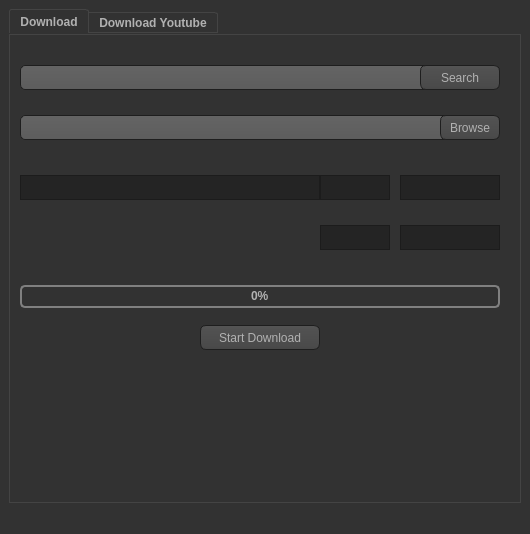
<?xml version="1.0" encoding="UTF-8"?>
<ui version="4.0">
 <class>MainWindow</class>
 <widget class="QMainWindow" name="MainWindow">
  <property name="geometry">
   <rect>
    <x>0</x>
    <y>0</y>
    <width>530</width>
    <height>534</height>
   </rect>
  </property>
  <property name="windowTitle">
   <string>MainWindow</string>
  </property>
  <property name="windowIcon">
   <iconset>
    <normaloff>images/down2.jpg</normaloff>images/down2.jpg</iconset>
  </property>
  <property name="styleSheet">
   <string notr="true">QWidget
{
    color: #b1b1b1;
    background-color: #323232;
}

QWidget:item:hover
{
    background-color: QLinearGradient( x1: 0, y1: 0, x2: 0, y2: 1, stop: 0 #ffa02f, stop: 1 #ca0619);
    color: #000000;
}

QWidget:item:selected
{
    background-color: QLinearGradient( x1: 0, y1: 0, x2: 0, y2: 1, stop: 0 #ffa02f, stop: 1 #d7801a);
}

QMenuBar::item
{
    background: transparent;
}

QMenuBar::item:selected
{
    background: transparent;
    border: 1px solid #ffaa00;
}

QMenuBar::item:pressed
{
    background: #444;
    border: 1px solid #000;
    background-color: QLinearGradient(
        x1:0, y1:0,
        x2:0, y2:1,
        stop:1 #212121,
        stop:0.4 #343434/*,
        stop:0.2 #343434,
        stop:0.1 #ffaa00*/
    );
    margin-bottom:-1px;
    padding-bottom:1px;
}

QMenu
{
    border: 1px solid #000;
}

QMenu::item
{
    padding: 2px 20px 2px 20px;
}

QMenu::item:selected
{
    color: #000000;
}

QWidget:disabled
{
    color: #404040;
    background-color: #323232;
}

QAbstractItemView
{
    background-color: QLinearGradient( x1: 0, y1: 0, x2: 0, y2: 1, stop: 0 #4d4d4d, stop: 0.1 #646464, stop: 1 #5d5d5d);
}

QWidget:focus
{
    /*border: 2px solid QLinearGradient( x1: 0, y1: 0, x2: 0, y2: 1, stop: 0 #ffa02f, stop: 1 #d7801a);*/
}

QLineEdit
{
    background-color: QLinearGradient( x1: 0, y1: 0, x2: 0, y2: 1, stop: 0 #4d4d4d, stop: 0 #646464, stop: 1 #5d5d5d);
    padding: 1px;
    border-style: solid;
    border: 1px solid #1e1e1e;
    border-radius: 5;
}

QPushButton
{
    color: #b1b1b1;
    background-color: QLinearGradient( x1: 0, y1: 0, x2: 0, y2: 1, stop: 0 #565656, stop: 0.1 #525252, stop: 0.5 #4e4e4e, stop: 0.9 #4a4a4a, stop: 1 #464646);
    border-width: 1px;
    border-color: #1e1e1e;
    border-style: solid;
    border-radius: 6;
    padding: 3px;
    font-size: 12px;
    padding-left: 5px;
    padding-right: 5px;
}

QPushButton:pressed
{
    background-color: QLinearGradient( x1: 0, y1: 0, x2: 0, y2: 1, stop: 0 #2d2d2d, stop: 0.1 #2b2b2b, stop: 0.5 #292929, stop: 0.9 #282828, stop: 1 #252525);
}

QComboBox
{
    selection-background-color: #ffaa00;
    background-color: QLinearGradient( x1: 0, y1: 0, x2: 0, y2: 1, stop: 0 #565656, stop: 0.1 #525252, stop: 0.5 #4e4e4e, stop: 0.9 #4a4a4a, stop: 1 #464646);
    border-style: solid;
    border: 1px solid #1e1e1e;
    border-radius: 5;
}

QComboBox:hover,QPushButton:hover
{
    border: 2px solid QLinearGradient( x1: 0, y1: 0, x2: 0, y2: 1, stop: 0 #ffa02f, stop: 1 #d7801a);
}


QComboBox:on
{
    padding-top: 3px;
    padding-left: 4px;
    background-color: QLinearGradient( x1: 0, y1: 0, x2: 0, y2: 1, stop: 0 #2d2d2d, stop: 0.1 #2b2b2b, stop: 0.5 #292929, stop: 0.9 #282828, stop: 1 #252525);
    selection-background-color: #ffaa00;
}

QComboBox QAbstractItemView
{
    border: 2px solid darkgray;
    selection-background-color: QLinearGradient( x1: 0, y1: 0, x2: 0, y2: 1, stop: 0 #ffa02f, stop: 1 #d7801a);
}

QComboBox::drop-down
{
     subcontrol-origin: padding;
     subcontrol-position: top right;
     width: 15px;

     border-left-width: 0px;
     border-left-color: darkgray;
     border-left-style: solid; /* just a single line */
     border-top-right-radius: 3px; /* same radius as the QComboBox */
     border-bottom-right-radius: 3px;
 }

QComboBox::down-arrow
{
     image: url(:/down_arrow.png);
}

QGroupBox:focus
{
border: 2px solid QLinearGradient( x1: 0, y1: 0, x2: 0, y2: 1, stop: 0 #ffa02f, stop: 1 #d7801a);
}

QTextEdit:focus
{
    border: 2px solid QLinearGradient( x1: 0, y1: 0, x2: 0, y2: 1, stop: 0 #ffa02f, stop: 1 #d7801a);
}

QScrollBar:horizontal {
     border: 1px solid #222222;
     background: QLinearGradient( x1: 0, y1: 0, x2: 0, y2: 1, stop: 0.0 #121212, stop: 0.2 #282828, stop: 1 #484848);
     height: 7px;
     margin: 0px 16px 0 16px;
}

QScrollBar::handle:horizontal
{
      background: QLinearGradient( x1: 0, y1: 0, x2: 1, y2: 0, stop: 0 #ffa02f, stop: 0.5 #d7801a, stop: 1 #ffa02f);
      min-height: 20px;
      border-radius: 2px;
}

QScrollBar::add-line:horizontal {
      border: 1px solid #1b1b19;
      border-radius: 2px;
      background: QLinearGradient( x1: 0, y1: 0, x2: 1, y2: 0, stop: 0 #ffa02f, stop: 1 #d7801a);
      width: 14px;
      subcontrol-position: right;
      subcontrol-origin: margin;
}

QScrollBar::sub-line:horizontal {
      border: 1px solid #1b1b19;
      border-radius: 2px;
      background: QLinearGradient( x1: 0, y1: 0, x2: 1, y2: 0, stop: 0 #ffa02f, stop: 1 #d7801a);
      width: 14px;
     subcontrol-position: left;
     subcontrol-origin: margin;
}

QScrollBar::right-arrow:horizontal, QScrollBar::left-arrow:horizontal
{
      border: 1px solid black;
      width: 1px;
      height: 1px;
      background: white;
}

QScrollBar::add-page:horizontal, QScrollBar::sub-page:horizontal
{
      background: none;
}

QScrollBar:vertical
{
      background: QLinearGradient( x1: 0, y1: 0, x2: 1, y2: 0, stop: 0.0 #121212, stop: 0.2 #282828, stop: 1 #484848);
      width: 7px;
      margin: 16px 0 16px 0;
      border: 1px solid #222222;
}

QScrollBar::handle:vertical
{
      background: QLinearGradient( x1: 0, y1: 0, x2: 0, y2: 1, stop: 0 #ffa02f, stop: 0.5 #d7801a, stop: 1 #ffa02f);
      min-height: 20px;
      border-radius: 2px;
}

QScrollBar::add-line:vertical
{
      border: 1px solid #1b1b19;
      border-radius: 2px;
      background: QLinearGradient( x1: 0, y1: 0, x2: 0, y2: 1, stop: 0 #ffa02f, stop: 1 #d7801a);
      height: 14px;
      subcontrol-position: bottom;
      subcontrol-origin: margin;
}

QScrollBar::sub-line:vertical
{
      border: 1px solid #1b1b19;
      border-radius: 2px;
      background: QLinearGradient( x1: 0, y1: 0, x2: 0, y2: 1, stop: 0 #d7801a, stop: 1 #ffa02f);
      height: 14px;
      subcontrol-position: top;
      subcontrol-origin: margin;
}

QScrollBar::up-arrow:vertical, QScrollBar::down-arrow:vertical
{
      border: 1px solid black;
      width: 1px;
      height: 1px;
      background: white;
}


QScrollBar::add-page:vertical, QScrollBar::sub-page:vertical
{
      background: none;
}

QTextEdit
{
    background-color: #242424;
}

QPlainTextEdit
{
    background-color: #242424;
}

QHeaderView::section
{
    background-color: QLinearGradient(x1:0, y1:0, x2:0, y2:1, stop:0 #616161, stop: 0.5 #505050, stop: 0.6 #434343, stop:1 #656565);
    color: white;
    padding-left: 4px;
    border: 1px solid #6c6c6c;
}

QCheckBox:disabled
{
color: #414141;
}

QDockWidget::title
{
    text-align: center;
    spacing: 3px; /* spacing between items in the tool bar */
    background-color: QLinearGradient(x1:0, y1:0, x2:0, y2:1, stop:0 #323232, stop: 0.5 #242424, stop:1 #323232);
}

QDockWidget::close-button, QDockWidget::float-button
{
    text-align: center;
    spacing: 1px; /* spacing between items in the tool bar */
    background-color: QLinearGradient(x1:0, y1:0, x2:0, y2:1, stop:0 #323232, stop: 0.5 #242424, stop:1 #323232);
}

QDockWidget::close-button:hover, QDockWidget::float-button:hover
{
    background: #242424;
}

QDockWidget::close-button:pressed, QDockWidget::float-button:pressed
{
    padding: 1px -1px -1px 1px;
}

QMainWindow::separator
{
    background-color: QLinearGradient(x1:0, y1:0, x2:0, y2:1, stop:0 #161616, stop: 0.5 #151515, stop: 0.6 #212121, stop:1 #343434);
    color: white;
    padding-left: 4px;
    border: 1px solid #4c4c4c;
    spacing: 3px; /* spacing between items in the tool bar */
}

QMainWindow::separator:hover
{

    background-color: QLinearGradient(x1:0, y1:0, x2:0, y2:1, stop:0 #d7801a, stop:0.5 #b56c17 stop:1 #ffa02f);
    color: white;
    padding-left: 4px;
    border: 1px solid #6c6c6c;
    spacing: 3px; /* spacing between items in the tool bar */
}

QToolBar::handle
{
     spacing: 3px; /* spacing between items in the tool bar */
     background: url(:/images/handle.png);
}

QMenu::separator
{
    height: 2px;
    background-color: QLinearGradient(x1:0, y1:0, x2:0, y2:1, stop:0 #161616, stop: 0.5 #151515, stop: 0.6 #212121, stop:1 #343434);
    color: white;
    padding-left: 4px;
    margin-left: 10px;
    margin-right: 5px;
}

QProgressBar
{
    border: 2px solid grey;
    border-radius: 5px;
    text-align: center;
}

QProgressBar::chunk
{
    background-color: #d7801a;
    width: 2.15px;
    margin: 0.5px;
}

QTabBar::tab {
    color: #b1b1b1;
    border: 1px solid #444;
    border-bottom-style: none;
    background-color: #323232;
    padding-left: 10px;
    padding-right: 10px;
    padding-top: 3px;
    padding-bottom: 2px;
    margin-right: -1px;
}

QTabWidget::pane {
    border: 1px solid #444;
    top: 1px;
}

QTabBar::tab:last
{
    margin-right: 0; /* the last selected tab has nothing to overlap with on the right */
    border-top-right-radius: 3px;
}

QTabBar::tab:first:!selected
{
 margin-left: 0px; /* the last selected tab has nothing to overlap with on the right */


    border-top-left-radius: 3px;
}

QTabBar::tab:!selected
{
    color: #b1b1b1;
    border-bottom-style: solid;
    margin-top: 3px;
    background-color: QLinearGradient(x1:0, y1:0, x2:0, y2:1, stop:1 #212121, stop:.4 #343434);
}

QTabBar::tab:selected
{
    border-top-left-radius: 3px;
    border-top-right-radius: 3px;
    margin-bottom: 0px;
}

QTabBar::tab:!selected:hover
{
    /*border-top: 2px solid #ffaa00;
    padding-bottom: 3px;*/
    border-top-left-radius: 3px;
    border-top-right-radius: 3px;
    background-color: QLinearGradient(x1:0, y1:0, x2:0, y2:1, stop:1 #212121, stop:0.4 #343434, stop:0.2 #343434, stop:0.1 #ffaa00);
}

QRadioButton::indicator:checked, QRadioButton::indicator:unchecked{
    color: #b1b1b1;
    background-color: #323232;
    border: 1px solid #b1b1b1;
    border-radius: 6px;
}

QRadioButton::indicator:checked
{
    background-color: qradialgradient(
        cx: 0.5, cy: 0.5,
        fx: 0.5, fy: 0.5,
        radius: 1.0,
        stop: 0.25 #ffaa00,
        stop: 0.3 #323232
    );
}

QCheckBox::indicator{
    color: #b1b1b1;
    background-color: #323232;
    border: 1px solid #b1b1b1;
    width: 9px;
    height: 9px;
}

QRadioButton::indicator
{
    border-radius: 6px;
}

QRadioButton::indicator:hover, QCheckBox::indicator:hover
{
    border: 1px solid #ffaa00;
}

QCheckBox::indicator:checked
{
    image:url(:/images/checkbox.png);
}

QCheckBox::indicator:disabled, QRadioButton::indicator:disabled
{
    border: 1px solid #444;
}</string>
  </property>
  <widget class="QWidget" name="centralwidget">
   <layout class="QGridLayout" name="gridLayout">
    <item row="0" column="0">
     <widget class="QTabWidget" name="tabWidget">
      <property name="enabled">
       <bool>true</bool>
      </property>
      <property name="font">
       <font>
        <weight>75</weight>
        <bold>true</bold>
       </font>
      </property>
      <property name="currentIndex">
       <number>0</number>
      </property>
      <widget class="QWidget" name="tab_2">
       <attribute name="title">
        <string>Download</string>
       </attribute>
       <widget class="QPushButton" name="pushButton_4">
        <property name="geometry">
         <rect>
          <x>430</x>
          <y>80</y>
          <width>60</width>
          <height>25</height>
         </rect>
        </property>
        <property name="font">
         <font>
          <pointsize>-1</pointsize>
         </font>
        </property>
        <property name="text">
         <string>Browse</string>
        </property>
       </widget>
       <widget class="QLineEdit" name="lineEdit_3">
        <property name="geometry">
         <rect>
          <x>10</x>
          <y>80</y>
          <width>440</width>
          <height>25</height>
         </rect>
        </property>
        <property name="font">
         <font>
          <weight>75</weight>
          <bold>true</bold>
         </font>
        </property>
       </widget>
       <widget class="QPushButton" name="pushButton_5">
        <property name="geometry">
         <rect>
          <x>190</x>
          <y>290</y>
          <width>120</width>
          <height>25</height>
         </rect>
        </property>
        <property name="font">
         <font>
          <pointsize>-1</pointsize>
         </font>
        </property>
        <property name="toolTip">
         <string>&lt;html&gt;&lt;head/&gt;&lt;body&gt;&lt;p&gt;start Download any file &lt;/p&gt;&lt;/body&gt;&lt;/html&gt;</string>
        </property>
        <property name="text">
         <string>Start Download</string>
        </property>
       </widget>
       <widget class="QLineEdit" name="lineEdit_4">
        <property name="geometry">
         <rect>
          <x>10</x>
          <y>30</y>
          <width>430</width>
          <height>25</height>
         </rect>
        </property>
        <property name="font">
         <font>
          <weight>75</weight>
          <bold>true</bold>
         </font>
        </property>
       </widget>
       <widget class="QProgressBar" name="progressBar_2">
        <property name="geometry">
         <rect>
          <x>10</x>
          <y>250</y>
          <width>480</width>
          <height>23</height>
         </rect>
        </property>
        <property name="font">
         <font>
          <weight>75</weight>
          <bold>true</bold>
         </font>
        </property>
        <property name="cursor">
         <cursorShape>ArrowCursor</cursorShape>
        </property>
        <property name="value">
         <number>0</number>
        </property>
       </widget>
       <widget class="QTextBrowser" name="textBrowser">
        <property name="geometry">
         <rect>
          <x>390</x>
          <y>140</y>
          <width>100</width>
          <height>25</height>
         </rect>
        </property>
        <property name="font">
         <font>
          <weight>75</weight>
          <bold>true</bold>
         </font>
        </property>
        <property name="cursor" stdset="0">
         <cursorShape>ArrowCursor</cursorShape>
        </property>
        <property name="toolTip">
         <string>&lt;html&gt;&lt;head/&gt;&lt;body&gt;&lt;p&gt;&lt;br/&gt;&lt;/p&gt;&lt;/body&gt;&lt;/html&gt;</string>
        </property>
       </widget>
       <widget class="QTextBrowser" name="textBrowser_2">
        <property name="geometry">
         <rect>
          <x>310</x>
          <y>140</y>
          <width>70</width>
          <height>25</height>
         </rect>
        </property>
        <property name="font">
         <font>
          <weight>75</weight>
          <bold>true</bold>
         </font>
        </property>
        <property name="cursor" stdset="0">
         <cursorShape>ArrowCursor</cursorShape>
        </property>
       </widget>
       <widget class="QTextBrowser" name="textBrowser_3">
        <property name="geometry">
         <rect>
          <x>310</x>
          <y>190</y>
          <width>70</width>
          <height>25</height>
         </rect>
        </property>
        <property name="font">
         <font>
          <weight>75</weight>
          <bold>true</bold>
         </font>
        </property>
        <property name="cursor" stdset="0">
         <cursorShape>ArrowCursor</cursorShape>
        </property>
       </widget>
       <widget class="QPushButton" name="pushButton_7">
        <property name="geometry">
         <rect>
          <x>410</x>
          <y>30</y>
          <width>80</width>
          <height>25</height>
         </rect>
        </property>
        <property name="font">
         <font>
          <pointsize>-1</pointsize>
         </font>
        </property>
        <property name="text">
         <string>Search</string>
        </property>
        <property name="icon">
         <iconset>
          <normaloff>../downloader/pyqt5downloader-master/pyqt5downloader-master/icon/search-icon2.png</normaloff>../downloader/pyqt5downloader-master/pyqt5downloader-master/icon/search-icon2.png</iconset>
        </property>
        <property name="checkable">
         <bool>false</bool>
        </property>
        <property name="checked">
         <bool>false</bool>
        </property>
       </widget>
       <widget class="QTextBrowser" name="textBrowser_4">
        <property name="geometry">
         <rect>
          <x>390</x>
          <y>190</y>
          <width>100</width>
          <height>25</height>
         </rect>
        </property>
        <property name="font">
         <font>
          <weight>75</weight>
          <bold>true</bold>
         </font>
        </property>
        <property name="cursor" stdset="0">
         <cursorShape>ArrowCursor</cursorShape>
        </property>
       </widget>
       <widget class="QTextBrowser" name="textBrowser_5">
        <property name="geometry">
         <rect>
          <x>10</x>
          <y>140</y>
          <width>300</width>
          <height>25</height>
         </rect>
        </property>
        <property name="font">
         <font>
          <weight>75</weight>
          <bold>true</bold>
         </font>
        </property>
        <property name="cursor" stdset="0">
         <cursorShape>IBeamCursor</cursorShape>
        </property>
       </widget>
       <zorder>lineEdit_3</zorder>
       <zorder>pushButton_4</zorder>
       <zorder>pushButton_5</zorder>
       <zorder>lineEdit_4</zorder>
       <zorder>progressBar_2</zorder>
       <zorder>textBrowser</zorder>
       <zorder>textBrowser_2</zorder>
       <zorder>textBrowser_3</zorder>
       <zorder>pushButton_7</zorder>
       <zorder>textBrowser_4</zorder>
       <zorder>textBrowser_5</zorder>
      </widget>
      <widget class="QWidget" name="tab">
       <attribute name="title">
        <string>Download Youtube</string>
       </attribute>
       <widget class="QLineEdit" name="lineEdit">
        <property name="geometry">
         <rect>
          <x>10</x>
          <y>10</y>
          <width>450</width>
          <height>25</height>
         </rect>
        </property>
        <property name="font">
         <font>
          <weight>75</weight>
          <bold>true</bold>
         </font>
        </property>
        <property name="statusTip">
         <string/>
        </property>
        <property name="accessibleName">
         <string/>
        </property>
        <property name="accessibleDescription">
         <string notr="true"/>
        </property>
        <property name="inputMask">
         <string/>
        </property>
        <property name="text">
         <string/>
        </property>
        <property name="placeholderText">
         <string notr="true"/>
        </property>
       </widget>
       <widget class="QLineEdit" name="lineEdit_2">
        <property name="geometry">
         <rect>
          <x>10</x>
          <y>40</y>
          <width>440</width>
          <height>25</height>
         </rect>
        </property>
        <property name="font">
         <font>
          <weight>75</weight>
          <bold>true</bold>
         </font>
        </property>
       </widget>
       <widget class="QPushButton" name="pushButton">
        <property name="geometry">
         <rect>
          <x>430</x>
          <y>40</y>
          <width>60</width>
          <height>25</height>
         </rect>
        </property>
        <property name="font">
         <font>
          <pointsize>-1</pointsize>
         </font>
        </property>
        <property name="text">
         <string>Browse</string>
        </property>
       </widget>
       <widget class="QProgressBar" name="progressBar">
        <property name="geometry">
         <rect>
          <x>10</x>
          <y>360</y>
          <width>480</width>
          <height>25</height>
         </rect>
        </property>
        <property name="font">
         <font>
          <weight>75</weight>
          <bold>true</bold>
         </font>
        </property>
        <property name="value">
         <number>0</number>
        </property>
       </widget>
       <widget class="QPushButton" name="pushButton_2">
        <property name="geometry">
         <rect>
          <x>190</x>
          <y>390</y>
          <width>120</width>
          <height>25</height>
         </rect>
        </property>
        <property name="font">
         <font>
          <pointsize>-1</pointsize>
         </font>
        </property>
        <property name="text">
         <string>Start Download</string>
        </property>
       </widget>
       <widget class="QComboBox" name="comboBox">
        <property name="geometry">
         <rect>
          <x>140</x>
          <y>226</y>
          <width>250</width>
          <height>25</height>
         </rect>
        </property>
        <property name="font">
         <font>
          <weight>75</weight>
          <bold>true</bold>
         </font>
        </property>
        <property name="toolTip">
         <string/>
        </property>
        <property name="whatsThis">
         <string>&lt;html&gt;&lt;head/&gt;&lt;body&gt;&lt;p&gt;&lt;br/&gt;&lt;/p&gt;&lt;/body&gt;&lt;/html&gt;</string>
        </property>
        <property name="currentText">
         <string/>
        </property>
        <property name="frame">
         <bool>true</bool>
        </property>
       </widget>
       <widget class="QPushButton" name="pushButton_8">
        <property name="geometry">
         <rect>
          <x>410</x>
          <y>10</y>
          <width>80</width>
          <height>25</height>
         </rect>
        </property>
        <property name="font">
         <font>
          <pointsize>-1</pointsize>
         </font>
        </property>
        <property name="text">
         <string>Search</string>
        </property>
        <property name="icon">
         <iconset>
          <normaloff>../downloader/pyqt5downloader-master/pyqt5downloader-master/icon/search-icon2.png</normaloff>../downloader/pyqt5downloader-master/pyqt5downloader-master/icon/search-icon2.png</iconset>
        </property>
        <property name="checkable">
         <bool>false</bool>
        </property>
        <property name="checked">
         <bool>false</bool>
        </property>
       </widget>
       <widget class="QLabel" name="label_10">
        <property name="geometry">
         <rect>
          <x>10</x>
          <y>70</y>
          <width>120</width>
          <height>90</height>
         </rect>
        </property>
        <property name="font">
         <font>
          <weight>75</weight>
          <bold>true</bold>
         </font>
        </property>
        <property name="frameShape">
         <enum>QFrame::Box</enum>
        </property>
        <property name="text">
         <string>Thumbnail</string>
        </property>
        <property name="scaledContents">
         <bool>false</bool>
        </property>
        <property name="alignment">
         <set>Qt::AlignCenter</set>
        </property>
       </widget>
       <widget class="QTextBrowser" name="textBrowser_6">
        <property name="geometry">
         <rect>
          <x>140</x>
          <y>90</y>
          <width>350</width>
          <height>28</height>
         </rect>
        </property>
        <property name="font">
         <font>
          <weight>75</weight>
          <bold>true</bold>
         </font>
        </property>
       </widget>
       <widget class="QTextBrowser" name="textBrowser_10">
        <property name="geometry">
         <rect>
          <x>140</x>
          <y>190</y>
          <width>350</width>
          <height>28</height>
         </rect>
        </property>
        <property name="font">
         <font>
          <weight>75</weight>
          <bold>true</bold>
         </font>
        </property>
       </widget>
       <widget class="QTextBrowser" name="textBrowser_11">
        <property name="geometry">
         <rect>
          <x>400</x>
          <y>226</y>
          <width>90</width>
          <height>28</height>
         </rect>
        </property>
        <property name="font">
         <font>
          <weight>75</weight>
          <bold>true</bold>
         </font>
        </property>
       </widget>
       <widget class="QLabel" name="label">
        <property name="geometry">
         <rect>
          <x>140</x>
          <y>320</y>
          <width>81</width>
          <height>21</height>
         </rect>
        </property>
        <property name="font">
         <font>
          <weight>75</weight>
          <bold>true</bold>
         </font>
        </property>
        <property name="text">
         <string>Downloaded:</string>
        </property>
       </widget>
       <widget class="QLabel" name="label_2">
        <property name="geometry">
         <rect>
          <x>350</x>
          <y>320</y>
          <width>41</width>
          <height>21</height>
         </rect>
        </property>
        <property name="font">
         <font>
          <weight>75</weight>
          <bold>true</bold>
         </font>
        </property>
        <property name="text">
         <string>Speed:</string>
        </property>
       </widget>
       <widget class="QLabel" name="label_3">
        <property name="geometry">
         <rect>
          <x>400</x>
          <y>320</y>
          <width>90</width>
          <height>21</height>
         </rect>
        </property>
        <property name="font">
         <font>
          <weight>75</weight>
          <bold>true</bold>
         </font>
        </property>
        <property name="text">
         <string/>
        </property>
       </widget>
       <widget class="QLabel" name="label_4">
        <property name="geometry">
         <rect>
          <x>240</x>
          <y>320</y>
          <width>80</width>
          <height>21</height>
         </rect>
        </property>
        <property name="font">
         <font>
          <weight>75</weight>
          <bold>true</bold>
         </font>
        </property>
        <property name="text">
         <string/>
        </property>
       </widget>
       <widget class="QLabel" name="label_5">
        <property name="geometry">
         <rect>
          <x>50</x>
          <y>320</y>
          <width>80</width>
          <height>21</height>
         </rect>
        </property>
        <property name="font">
         <font>
          <weight>75</weight>
          <bold>true</bold>
         </font>
        </property>
        <property name="text">
         <string/>
        </property>
       </widget>
       <widget class="QLabel" name="label_6">
        <property name="geometry">
         <rect>
          <x>10</x>
          <y>320</y>
          <width>31</width>
          <height>21</height>
         </rect>
        </property>
        <property name="font">
         <font>
          <weight>75</weight>
          <bold>true</bold>
         </font>
        </property>
        <property name="text">
         <string>size:</string>
        </property>
       </widget>
       <widget class="QTextBrowser" name="textBrowser_7">
        <property name="geometry">
         <rect>
          <x>140</x>
          <y>140</y>
          <width>350</width>
          <height>28</height>
         </rect>
        </property>
        <property name="font">
         <font>
          <weight>75</weight>
          <bold>true</bold>
         </font>
        </property>
       </widget>
       <widget class="QLabel" name="label_15">
        <property name="geometry">
         <rect>
          <x>300</x>
          <y>263</y>
          <width>90</width>
          <height>26</height>
         </rect>
        </property>
        <property name="font">
         <font>
          <weight>75</weight>
          <bold>true</bold>
         </font>
        </property>
        <property name="text">
         <string/>
        </property>
       </widget>
       <widget class="QLabel" name="label_16">
        <property name="geometry">
         <rect>
          <x>206</x>
          <y>262</y>
          <width>81</width>
          <height>25</height>
         </rect>
        </property>
        <property name="font">
         <font>
          <weight>75</weight>
          <bold>true</bold>
         </font>
        </property>
        <property name="text">
         <string>Current Video:</string>
        </property>
       </widget>
       <widget class="QTextBrowser" name="textBrowser_8">
        <property name="geometry">
         <rect>
          <x>400</x>
          <y>263</y>
          <width>90</width>
          <height>28</height>
         </rect>
        </property>
        <property name="font">
         <font>
          <weight>75</weight>
          <bold>true</bold>
         </font>
        </property>
       </widget>
       <widget class="QLabel" name="label_33">
        <property name="geometry">
         <rect>
          <x>140</x>
          <y>70</y>
          <width>80</width>
          <height>20</height>
         </rect>
        </property>
        <property name="font">
         <font>
          <weight>75</weight>
          <bold>true</bold>
         </font>
        </property>
        <property name="text">
         <string>Video Name:</string>
        </property>
       </widget>
       <widget class="QLabel" name="label_34">
        <property name="geometry">
         <rect>
          <x>140</x>
          <y>120</y>
          <width>100</width>
          <height>20</height>
         </rect>
        </property>
        <property name="font">
         <font>
          <weight>75</weight>
          <bold>true</bold>
         </font>
        </property>
        <property name="text">
         <string>Playlist Name:</string>
        </property>
       </widget>
       <widget class="QLabel" name="label_35">
        <property name="geometry">
         <rect>
          <x>140</x>
          <y>170</y>
          <width>100</width>
          <height>20</height>
         </rect>
        </property>
        <property name="font">
         <font>
          <weight>75</weight>
          <bold>true</bold>
         </font>
        </property>
        <property name="text">
         <string>Author Name:</string>
        </property>
       </widget>
       <widget class="QLabel" name="label_17">
        <property name="geometry">
         <rect>
          <x>40</x>
          <y>224</y>
          <width>81</width>
          <height>25</height>
         </rect>
        </property>
        <property name="font">
         <font>
          <weight>75</weight>
          <bold>true</bold>
         </font>
        </property>
        <property name="text">
         <string>Video Quality:</string>
        </property>
       </widget>
      </widget>
     </widget>
    </item>
   </layout>
  </widget>
  <widget class="QMenuBar" name="menubar">
   <property name="geometry">
    <rect>
     <x>0</x>
     <y>0</y>
     <width>530</width>
     <height>21</height>
    </rect>
   </property>
  </widget>
  <widget class="QStatusBar" name="statusbar"/>
 </widget>
 <resources/>
 <connections/>
</ui>
